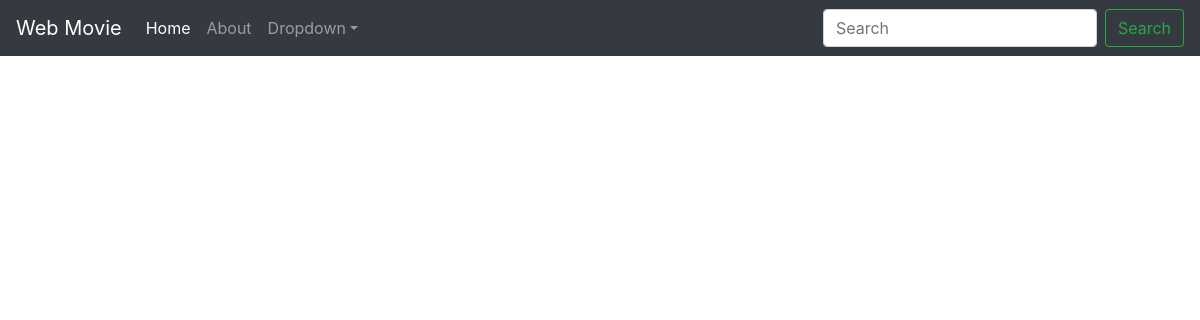
The page /actor/view/all on the database as committed earlier.
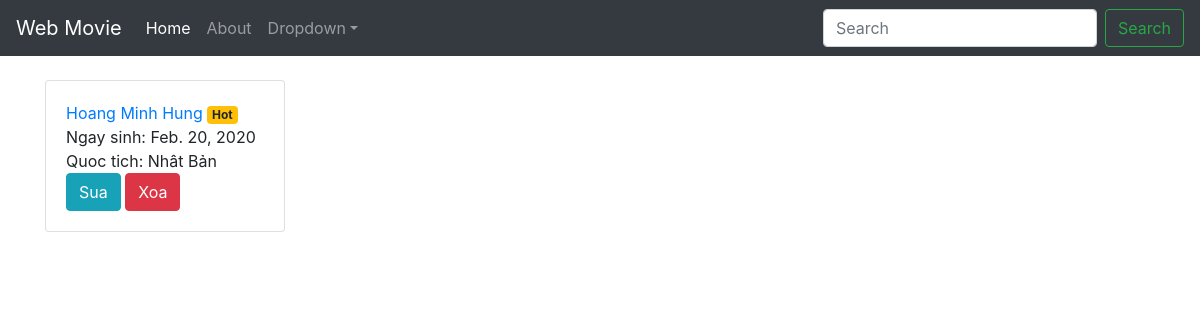
The same page on the database as committed later.
### actor/models.py (models this page shows, shortened)
class Actor(models.Model):
    name = models.CharField(max_length=100, blank=True)
    dob = models.DateField()
    nationality = models.CharField(max_length=50, blank=False)

### actor/views.py (the view)
# urls.py: path('view/all', views.getall, name="view_all"),
def getall(request):
    actors = Actor.objects.all()
    return render(request, 'actor/view_actor.html', {'actors': actors})

### actor/templates/actor/view_actor.html
{%  extends 'user/base.html' %}
{% block content %}
    <div class="row">
        {% for actor in actors %}
        <div class="col-sm-3">
            <div class="card" style="width: 15rem;">
                <div class="card-body">
                    <p class="card-text">
                        <a href="{{actor.id}}"> {{actor.name}} <span class="badge badge-warning">Hot</span></a><br>
                        <span>Ngay sinh: {{actor.dob}}</span><br>
                        <span>Quoc tich: {{actor.nationality}}</span><br>
                        <a href="{% url 'actor:edit' actor.id %}"> <button type="button" class="btn btn-info">Sua</button></a>
                        <a href="{% url 'actor:remove' actor.id %}" onclick="return confirm('Are you sure you want to delete this?')"> <button type="button" class="btn btn-danger">Xoa</button></a>
                    </p>
                </div>
            </div>
        </div>
        {% endfor %}
    </div>
{% endblock content %}

### user/templates/user/base.html (shortened to what this page needs)
{% load static %}
<!doctype html>
<html lang="en">
<head>
    <link rel="stylesheet" href="https://maxcdn.bootstrapcdn.com/bootstrap/4.0.0/css/bootstrap.min.css">
    <link rel="stylesheet" type="text/css" href="{% static 'user/main.css' %}">
</head>
<body>
    <nav class="navbar navbar-expand-md navbar-dark bg-dark fixed-top">
      <a class="navbar-brand" href="#">Web Movie</a>
      <div class="collapse navbar-collapse" id="navbarsExampleDefault">
        <ul class="navbar-nav mr-auto">
          <li class="nav-item active">
            <a class="nav-link" href="#">Home <span class="sr-only">(current)</span></a>
          </li>
          <li class="nav-item">
            <a class="nav-link" href="#">About</a>
          </li>
          <li class="nav-item dropdown">
            <a class="nav-link dropdown-toggle" href="#" id="dropdown01" data-toggle="dropdown" aria-haspopup="true" aria-expanded="false">Dropdown</a>
          </li>
        </ul>
        <form class="form-inline my-2 my-lg-0">
          <input class="form-control mr-sm-2" type="text" placeholder="Search" aria-label="Search">
          <button class="btn btn-outline-success my-2 my-sm-0" type="submit">Search</button>
        </form>
      </div>
    </nav>
    <main role="main" class="container">
      {% block content %}{% endblock %}
    </main>
</body>
</html>

### user/static/user/main.css (style rules this page uses)
body { padding-top: 5rem; }

Rows that differ between the two databases and show on the page:
added Actor: name "Hoang Minh Hung", dob "Feb. 20, 2020", nationality "Nhât Bản"
